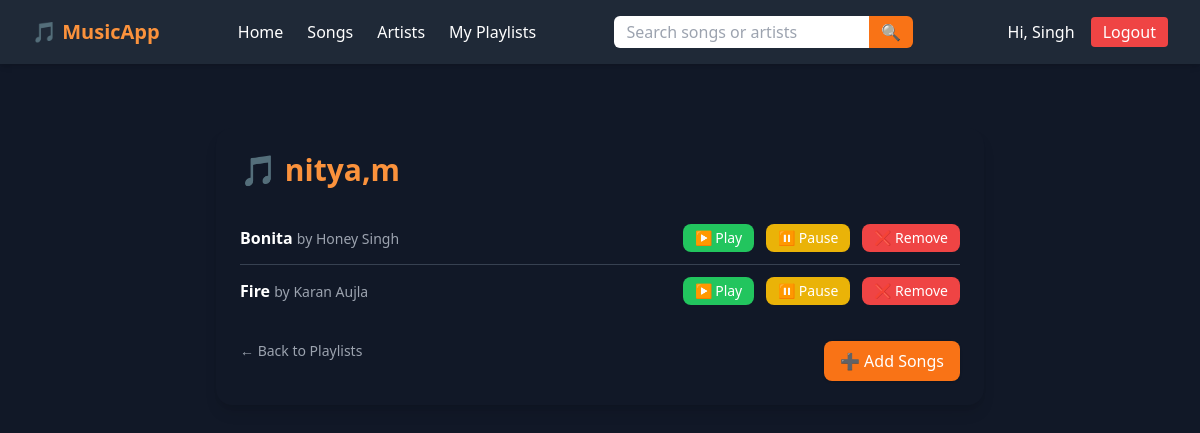
/playlists/2/ (signed in), run on the app's committed database.
### music/models.py (models this page shows)
class Playlist(models.Model):
    user = models.ForeignKey(User, on_delete=models.CASCADE, related_name='playlists')
    name = models.CharField(max_length=120)
    is_public = models.BooleanField(default=False)
    created_at = models.DateTimeField(auto_now_add=True)

class PlaylistSong(models.Model):
    playlist = models.ForeignKey(Playlist, on_delete=models.CASCADE, related_name='items')
    song = models.ForeignKey(Song, on_delete=models.CASCADE)
    order = models.PositiveIntegerField(default=0)

class Song(models.Model):
    title = models.CharField(max_length=200)
    audio_file = models.FileField(upload_to='songs/') # mp3/m4a/wav/ogg, etc.
    cover = models.ImageField(upload_to='covers/', blank=True, null=True)
    artists = models.ManyToManyField(Artist, related_name='songs')
    duration_seconds = models.PositiveIntegerField(blank=True, null=True)
    created_at = models.DateTimeField(auto_now_add=True)

class Artist(models.Model):
    name = models.CharField(max_length=120, unique=True)
    bio = models.TextField(blank=True)
    image = models.ImageField(upload_to='artists/', blank=True, null=True)

### music/views.py (the view)
# urls.py: path('playlists/<int:pk>/', views.playlist_detail, name='playlist_detail'),
@login_required
def playlist_detail(request, pk):
    playlist = get_object_or_404(Playlist, pk=pk)
    if not _owns_playlist(request.user, playlist):
        return HttpResponseForbidden('Not your playlist')
    items = playlist.items.select_related('song').prefetch_related('song__artists')
    return render(request, 'music/playlist_detail.html', {'playlist': playlist, 'items': items})

### music/views.py (called while the page is built)
def _owns_playlist(user, playlist):
    return playlist.user_id == user.id

### music/templates/music/playlist_detail.html (shortened to what this page needs)
{% extends "base.html" %}
{% block content %}
<div class="max-w-3xl mx-auto mt-10 bg-gray-900 text-white rounded-2xl shadow-lg p-6">
    <h1 class="text-3xl font-bold text-orange-400 mb-6">
        🎵 {{ playlist.name }}
    </h1>
    {% if items %}
        <ul class="divide-y divide-gray-700">
            {% for item in items %}
            <li class="flex items-center justify-between py-3">
                <div>
                    <span class="font-semibold">{{ item.song.title }}</span>
                    <span class="text-sm text-gray-400">
                        by
                        {% for artist in item.song.artists.all %}
                            {{ artist.name }}{% if not forloop.last %}, {% endif %}
                        {% endfor %}
                    </span>
                </div>
                <div class="flex space-x-3">
                    <button onclick="document.getElementById('audio-{{ item.song.id }}').play()"
                            class="bg-green-500 hover:bg-green-600 px-3 py-1 rounded-lg text-sm">
                        ▶ Play
                    </button>
                    <button onclick="document.getElementById('audio-{{ item.song.id }}').pause()"
                            class="bg-yellow-500 hover:bg-yellow-600 px-3 py-1 rounded-lg text-sm">
                        ⏸ Pause
                    </button>
                    <form action="{% url 'playlist_remove_song' playlist.pk item.song.pk %}" method="post">
                        <button type="submit"
                                class="bg-red-500 hover:bg-red-600 px-3 py-1 rounded-lg text-sm">
                            ❌ Remove
                        </button>
                    </form>
                </div>
            </li>
            {% endfor %}
        </ul>
    {% else %}
        <p class="text-gray-400">This playlist has no songs yet.</p>
    {% endif %}
    <div class="mt-6 flex justify-between">
        <a href="{% url 'playlist_list' %}"
           class="text-sm text-gray-400 hover:underline">← Back to Playlists</a>
        <a href="{% url 'song_list' %}"
           class="bg-orange-500 hover:bg-orange-600 text-white px-4 py-2 rounded-lg shadow">
            ➕ Add Songs
        </a>
    </div>
</div>
{% endblock %}

### music/templates/base.html (shortened to what this page needs)
<!DOCTYPE html>
<html lang="en">
<head>
    <script src="https://cdn.tailwindcss.com"></script>
</head>
<body class="bg-gray-900 text-white">
    <header class="bg-gray-800 shadow-md">
        <div class="max-w-7xl mx-auto px-4 sm:px-6 lg:px-8">
            <div class="flex justify-between h-16 items-center">
                <a href="/" class="text-orange-400 font-bold text-xl">🎵 MusicApp</a>
                <nav class="flex space-x-6">
                    <a href="/" class="hover:text-orange-400">Home</a>
                    <a href="/songs/" class="hover:text-orange-400">Songs</a>
                    <a href="/artists/" class="hover:text-orange-400">Artists</a>
                    <a href="/playlists/" class="hover:text-orange-400">My Playlists</a>
                </nav>
                <form action="/search/" method="get" class="hidden sm:flex">
                    <input type="text" name="q" placeholder="Search songs or artists"
                           value="{{ request.GET.q }}"
                           class="rounded-l-md px-3 py-1 text-black focus:outline-none">
                    <button type="submit" class="bg-orange-500 px-3 rounded-r-md hover:bg-orange-600">
                        🔍
                    </button>
                </form>
               <div class="ml-4">
    {% if request.user.is_authenticated %}
        <span class="mr-3">Hi, {{ request.user.username }}</span>
        <a href="{% url 'account_logout' %}"
           class="bg-red-500 px-3 py-1 rounded hover:bg-red-600">Logout</a>
    {% else %}
        <a href="{% url 'account_login' %}"
           class="bg-blue-500 px-3 py-1 rounded hover:bg-blue-600">Login</a>
        <a href="{% url 'account_signup' %}"
           class="ml-2 bg-green-500 px-3 py-1 rounded hover:bg-green-600">Sign Up</a>
    {% endif %}
</div>
            </div>
        </div>
    </header>
    <main class="p-6">
        {% block content %}{% endblock %}
    </main>
</body>
</html>

### data on the page
Playlist: name "nitya,m"
PlaylistSong: song "Bonita"
Artist: name "Honey Singh"
PlaylistSong: song "Fire"
Artist: name "Karan Aujla"

### other printed values
{{ request.user.username }} "Singh"
